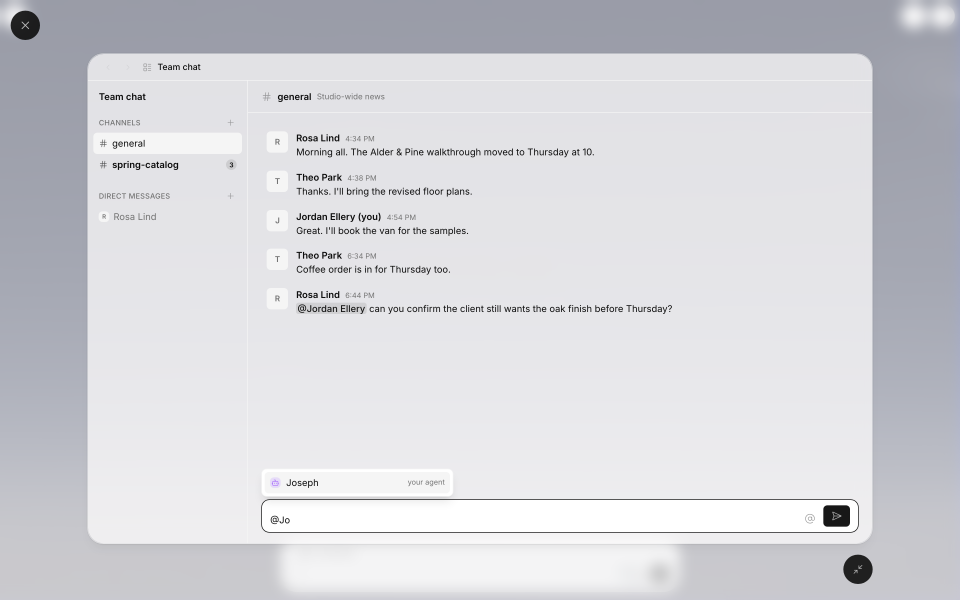
#> input picture team-chat/4-mention-picker.png, 2880 x 1800 px (shown at 1/3 size)
$ python -i motion_analysis.py   (imports and definitions only)   (older library calls are emulated)
#> lines starting #> are read from the running program, lines starting #| are printed output that depends on the picture
"""motion_analysis: watch a film's motion and review it scene by scene, from the picture (and its sound) alone.
The Studio worker runs it for the motion check and the video review (../src/jobs/checks.ts); it needs numpy and
OpenCV, nothing else (and ffmpeg on PATH for the sound levels).

    python motion_analysis.py watch film.mp4 --out dir [--refs ref/motion.json …] [--json]
                                                                        -> dir/motion.json, dir/motion.txt, dir/*.png
    python motion_analysis.py compare ours/motion.json ref/motion.json [...]
                                                                        -> what to fix first, measured against references
    python motion_analysis.py review film.mp4 --out dir [--context ctx.json] [--audio mix.wav] [--ocr reader] [--refs ref/review.json …]
                                                                        -> the whole video scene by scene: on-screen text, speech, motion,
                                                                           sound, where a viewer gets lost; dir/review.json|txt, scenes.png
    --ocr names a text reader for the keyframes: `tesseract` (its binary, read through its TSV output), or any program
    that takes image paths and prints one JSON line per image: {"file", "lines": [{"text", "confidence", "box": [x, y, w, h]}]}
    (box in fractions of the image, top-left origin). Without one, on-screen text is left out.

Works from the picture alone (analysis at 360 px tall) (no project data), so it measures a reference film exactly like our own export.
What it measures, per frame at analysis resolution (360 px tall):
  foreground  pixels that differ from the film's own background (its per-pixel median), split into elements
              (connected components): how much is on screen, how many things, how small (particles / dots)
  motion      dense optical flow inside the foreground: how much moves, how fast (screen widths per second),
              which way, expanding or shrinking (pops, zooms), and how coherently (a camera move moves everything)
  sharpness   whether moving things are blurred (motion blur) or crisp
Then the film's structure:
  moves       runs of motion: duration, peak speed, the shape of the speed curve (snap = fast start and a long
              settle; even = ease in and out; hard stop = still fast on its last frame), spring overshoot
              (direction or growth reverses after the peak), how many things move at once
  holds       stretches where nothing moves (a film that breathes has short holds and something always alive)
  handoffs    each time the picture becomes something else: is it a transform (motion never stops and something
              stays on screen), a crossfade, or a cut through an empty frame
Pictures for a reviewer who cannot watch video: a timeline strip (thumbnails over the motion curve), and per move an
onion skin (frames overlaid, early = light, late = dark, so spacing shows easing) and a filmstrip of every 2nd frame.
"""
import argparse
import json
import math
import os
import sys

import cv2
import numpy as np

AN_H = 360                      # analysis height (px); speeds are reported in screen widths / s so this cancels out
FG_THRESH = 22.0                # Lab distance from the background that counts as "something on screen"
MOVE_PX = 0.35                  # flow (analysis px / frame) below this is noise
VERSION = 1


# ---------------------------------------------------------------------------------------------------------------- io
class Frames:
    """The video at analysis size, decoded on demand (a 90 s film never sits in memory). Index k is the k-th kept frame
    (every `stride`-th source frame), so long or high-frame-rate videos are watched at <= fps_cap."""
    def __init__(self, path, fps_cap=60.0):
        self.path = path
        cap = cv2.VideoCapture(path)
        if not cap.isOpened():
            raise SystemExit(f'cannot open {path}')
        self.src_fps = cap.get(cv2.CAP_PROP_FPS) or 30.0
        count = int(cap.get(cv2.CAP_PROP_FRAME_COUNT) or 0)
        w0, h0 = cap.get(cv2.CAP_PROP_FRAME_WIDTH), cap.get(cv2.CAP_PROP_FRAME_HEIGHT)
        cap.release()
        self.stride = max(1, int(round(self.src_fps / fps_cap)))
        self.fps = self.src_fps / self.stride
        self.h = AN_H; self.w = int(round(w0 * AN_H / max(1, h0) / 2)) * 2
        self.n = max(1, count // self.stride)
        self.shape = (self.n, self.h, self.w, 3)
        self._cap = None; self._pos = -1; self._cache = {}

    def __len__(self):
        return self.n

    def _read(self, k):
#> called with k = 0
        if self._cap is None:
            self._cap = cv2.VideoCapture(self.path)
        src = k * self.stride
        if src != self._pos + 1:
            self._cap.set(cv2.CAP_PROP_POS_FRAMES, src); self._pos = src - 1
        frame = None
        while self._pos < src:
            ok, frame = self._cap.read()
#> frame is the input picture: shape (1800, 2880, 3); mean B, G, R 217.3, 212.5, 212.1
            if not ok:
                return None
            self._pos += 1
        return cv2.resize(frame, (self.w, self.h), interpolation=cv2.INTER_AREA)
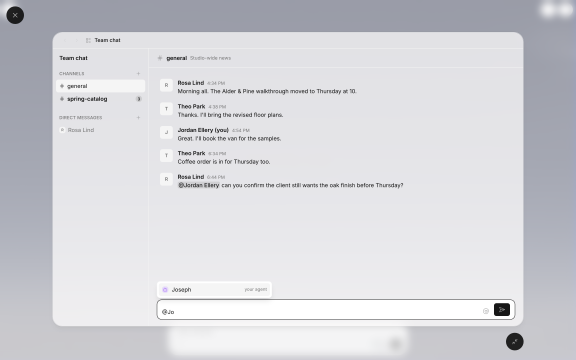
#> returned value: shape (360, 576, 3); mean of channels 0, 1, 2 217.3, 212.5, 212.1; drawn as B, G, R

    def __getitem__(self, k):
        k = max(0, min(self.n - 1, int(k)))
        if k not in self._cache:
            f = self._read(k)
            if f is None:                                   # frame count was optimistic: hold the last good frame
                self.n = max(1, min(self.n, k)); f = self._read(self.n - 1) if self.n - 1 != k else np.zeros((self.h, self.w, 3), np.uint8)
                if f is None: f = np.zeros((self.h, self.w, 3), np.uint8)
            if len(self._cache) > 96:
                self._cache.pop(next(iter(self._cache)))
            self._cache[k] = f
        return self._cache[k]

    def stream(self):
        """Every kept frame in order (sequential decode, fast)."""
        cap = cv2.VideoCapture(self.path); i = 0; k = 0
        while True:
            ok, frame = cap.read()
            if not ok:
                break
            if i % self.stride == 0:
                yield k, cv2.resize(frame, (self.w, self.h), interpolation=cv2.INTER_AREA); k += 1
            i += 1
        cap.release()
        self.n = k; self.shape = (self.n, self.h, self.w, 3)


class Distance:
    """Lab distance of a frame from the film's background, on demand."""
    def __init__(self, frames, bg):
        self.frames = frames; self.bgl = cv2.cvtColor(bg, cv2.COLOR_BGR2LAB).astype(np.float32)

    def __getitem__(self, k):
        d = cv2.cvtColor(self.frames[k], cv2.COLOR_BGR2LAB).astype(np.float32) - self.bgl
        return np.sqrt((d * d).sum(-1))


# ----------------------------------------------------------------------------------------------------------- analysis
def background(frames):
    picks = np.linspace(0, len(frames) - 1, min(len(frames), 120)).astype(int)
    return np.median(np.stack([frames[int(k)] for k in picks]), axis=0).astype(np.uint8)


def analyse(path, fps_cap=60.0):
    frames = Frames(path, fps_cap)
    bg = background(frames)
    bgl = cv2.cvtColor(bg, cv2.COLOR_BGR2LAB).astype(np.float32)
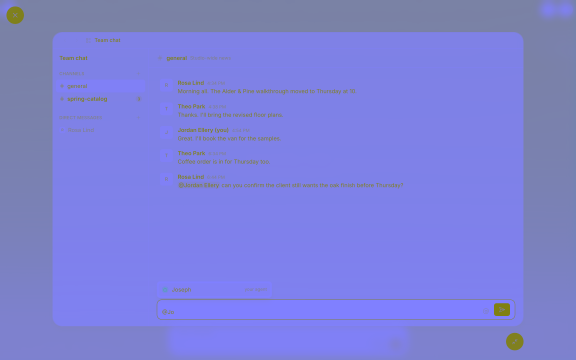
#> bgl: shape (360, 576, 3) float32; mean of channels 0, 1, 2 217.1, 128.7, 125.9; drawn as B, G, R
    kernel = np.ones((3, 3), np.uint8)
    per, masks, thumbs, hists = [], [], [], []
    H, W = frames.h, frames.w
    prev_gray = prev_fgmask = None
    px_per_s = frames.fps / W                                                      # analysis px/frame -> screen widths/s
    for i, frame in frames.stream():
        lab = cv2.cvtColor(frame, cv2.COLOR_BGR2LAB).astype(np.float32) - bgl
#> lab: shape (360, 576, 3) float32; every value is 0
        dist = np.sqrt((lab * lab).sum(-1))
#> dist: shape (360, 576) float32; every value is 0
#> (the rest of the program and of its run is left out)
